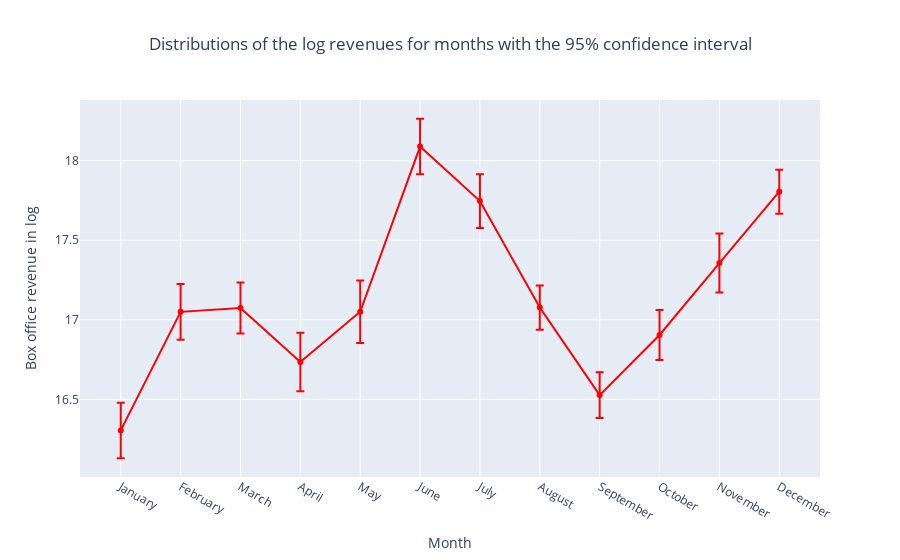

Notebook code cell kept with this figure:
### Code cell
from scipy import stats
import pandas as pd
import plotly.graph_objects as go

# Load the DataFrame
path = "csv_for_story/months_df.csv"
months_df = pd.read_csv(path)

# Group by 'Month' and calculate mean and standard error of the mean (SEM)
monthly_stats = months_df.groupby('Month')['log_revenues'].agg(['mean', 'count', 'std']).reset_index()

# Calculate the 95% CI using the t-distribution
confidence_level = 0.95
monthly_stats['ci_95'] = monthly_stats.apply(
    lambda row: stats.t.ppf((1 + confidence_level) / 2, row['count'] - 1) * (row['std'] / (row['count'] ** 0.5)), axis=1)

# Create a point plot using Plotly Graph Objects
fig = go.Figure()

# Add the mean revenue as a scatter plot
fig.add_trace(go.Scatter(
    x=monthly_stats['Month'],
    y=monthly_stats['mean'],
    mode='markers+lines',
    error_y=dict(
        type='data', # value of error bar given in data coordinates
        array=monthly_stats['ci_95'],
        visible=True
    ),
    name='Mean Log Revenue',
    line=dict(color='red'),  # Set the line color to red
    marker=dict(color='red')  # Set the marker color to red
))



# Customize the x-axis labels to show month names
custom_labels = [
    "January", "February", "March", "April", "May", "June",
    "July", "August", "September", "October", "November", "December"
]

# Update the x-axis with the custom labels and rotate them for better visibility
fig.update_layout(
    xaxis=dict(
        tickmode='array',
        tickvals=list(range(1, 13)),
        ticktext=custom_labels,
    ),
    xaxis_title="Month",
    yaxis_title="Box office revenue in log",
    title="Distributions of the log revenues for months with the 95% confidence interval",
    title_x=0.5
)

# Save the figure as an HTML file
fig.write_html("assets/plots/months_revenue.html")

# This code ends here, the plot can be viewed by opening the saved HTML file

fig.show()

### Figure 1 — Plotly figure (JSON) as saved in the notebook; plotly's stock layout.template omitted (floating-point values rounded to 4 significant figures)
{"data": [{"error_y": {"array": [0.1744, 0.1753, 0.1599, 0.1839, 0.1969, 0.174, 0.1685, 0.1389, 0.1436, 0.1574, 0.1855, 0.1386], "type": "data", "visible": true}, "line": {"color": "red"}, "marker": {"color": "red"}, "mode": "markers+lines", "name": "Mean Log Revenue", "type": "scatter", "x": [1, 2, 3, 4, 5, 6, 7, 8, 9, 10, 11, 12], "y": [16.31, 17.05, 17.07, 16.74, 17.05, 18.09, 17.75, 17.08, 16.53, 16.9, 17.36, 17.8]}], "layout": {"title": {"text": "Distributions of the log revenues for months with the 95% confidence interval", "x": 0.5}, "xaxis": {"tickmode": "array", "ticktext": ["January", "February", "March", "April", "May", "June", "July", "August", "September", "October", "November", "December"], "tickvals": [1, 2, 3, 4, 5, 6, 7, 8, 9, 10, 11, 12], "title": {"text": "Month"}}, "yaxis": {"title": {"text": "Box office revenue in log"}}}}
